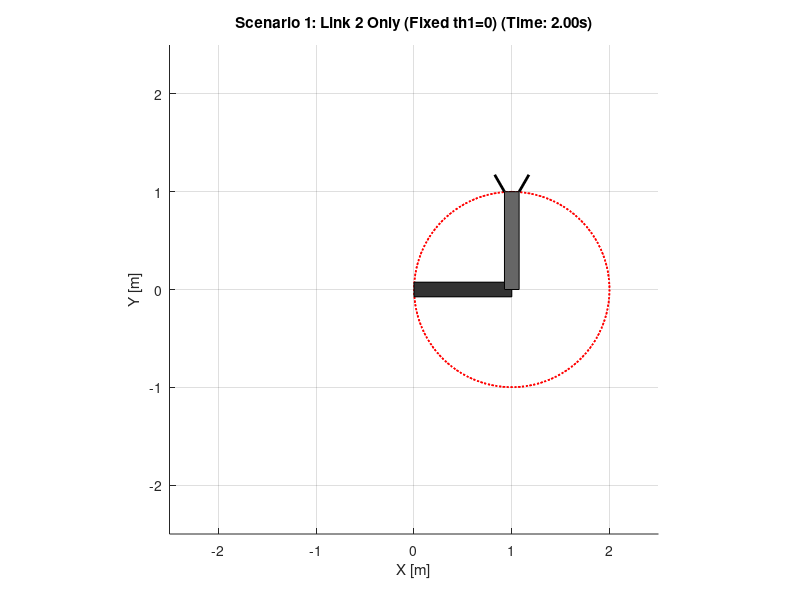
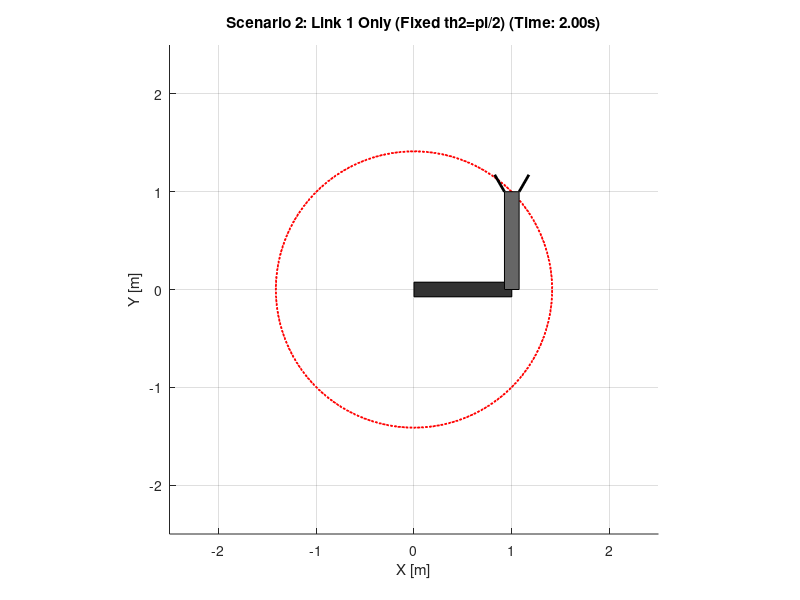
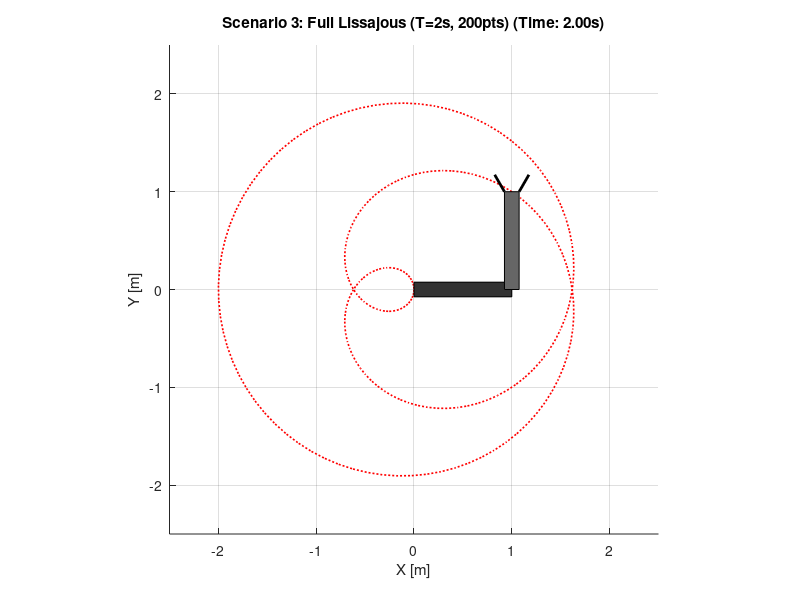
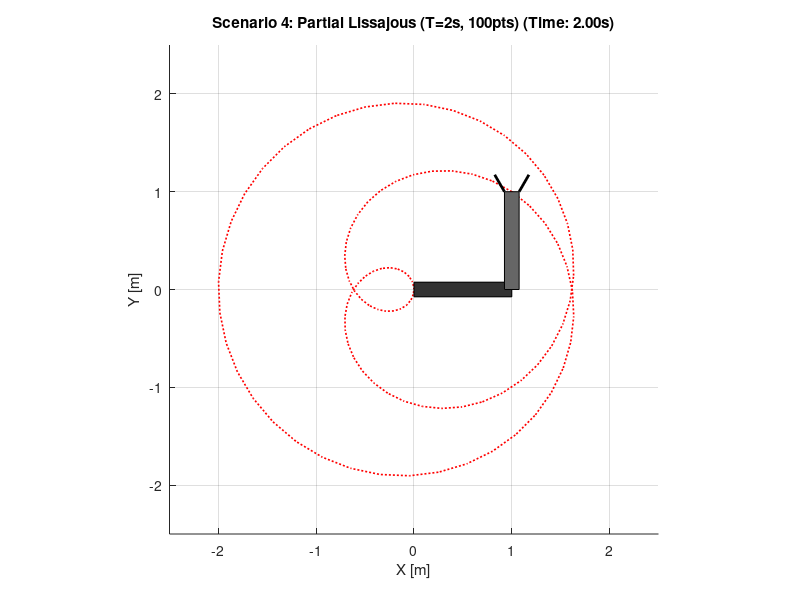

MATLAB code to generate these figures, in order:
clear; clc; close all;

%% 1. 파라미터 설정
L1 = 1.0; L2 = 1.0;     % 링크 길이
W = 0.15;               % 링크 두께
GripSize = 0.2;         % 집게발 크기

% 시간 벡터 설정
t2 = linspace(0, 2, 200); % 시나리오 3용 (2초, 200샘플)
t1 = linspace(0, 2, 100); % 시나리오 1, 2, 4용 (2초, 100샘플)


% 초기 자세 조건: theta1 = 0, theta2 = pi/2
scenarios = { 
    % 시나리오 1: Link 1은 0으로 고정, Link 2만 pi/2에서 시작하여 회전
    'Scenario 1: Link 2 Only (Fixed th1=0)', repmat(0, 1, 100), 2*pi*t1 + pi/2, t1;
    
    % 시나리오 2: Link 2는 pi/2로 고정, Link 1만 0에서 시작하여 회전
    'Scenario 2: Link 1 Only (Fixed th2=pi/2)', 2*pi*t1, repmat(pi/2, 1, 100), t1;
    
    % 시나리오 3: 200pts 리사주 패턴 (2초) - 시작점 theta1=0, theta2=pi/2
    'Scenario 3: Full Lissajous (T=2s, 200pts)', 2*pi*1*t2, 2*pi*0.5*t2 + pi/2, t2;
    
    % 시나리오 4: 100pts 리사주 패턴 (2초) - 시작점 theta1=0, theta2=pi/2
    'Scenario 4: Partial Lissajous (T=2s, 100pts)', 2*pi*1*t1, 2*pi*0.5*t1 + pi/2, t1 
    
    
};

%% 2. 시뮬레이션 실행
for s = 1:4
    current_title = scenarios{s, 1};
    th1_array = scenarios{s, 2};
    th2_array = scenarios{s, 3};
    t_array = scenarios{s, 4};
    N = length(t_array);
    
    figure('Name', current_title, 'Color', 'w', 'Position', [100 100 800 800]);
    hold on; grid on; axis equal;
    xlim([-2.5 2.5]); ylim([-2.5 2.5]);
    xlabel('X [m]'); ylabel('Y [m]');
    
    h_traj = plot(0, 0, 'r:', 'LineWidth', 1.2); % 궤적 선
    h_link1 = patch(0, 0, [0.2 0.2 0.2], 'EdgeColor', 'k');
    h_link2 = patch(0, 0, [0.4 0.4 0.4], 'EdgeColor', 'k');
    h_grip1 = plot([0 0], [0 0], 'k', 'LineWidth', 2);
    h_grip2 = plot([0 0], [0 0], 'k', 'LineWidth', 2);
    
    traj_x = []; traj_y = [];
    
    for i = 1:N
        th1 = th1_array(i);
        th2 = th2_array(i);
        th12 = th1 + th2; % 절대각 계산
        
        % 정기구학 좌표 계산
        x1 = L1 * cos(th1); y1 = L1 * sin(th1);
        x2 = x1 + L2 * cos(th12); y2 = y1 + L2 * sin(th12);
        
        % 궤적 업데이트
        traj_x = [traj_x, x2]; traj_y = [traj_y, y2];
        set(h_traj, 'XData', traj_x, 'YData', traj_y);
        
        % 링크 1 그리기
        R1 = [cos(th1) -sin(th1); sin(th1) cos(th1)];
        pts1 = R1 * [0, L1, L1, 0; W/2, W/2, -W/2, -W/2];
        set(h_link1, 'XData', pts1(1,:), 'YData', pts1(2,:));
        
        % 링크 2 그리기
        R2 = [cos(th12) -sin(th12); sin(th12) cos(th12)];
        pts2 = R2 * [0, L2, L2, 0; W/2, W/2, -W/2, -W/2];
        set(h_link2, 'XData', pts2(1,:) + x1, 'YData', pts2(2,:) + y1);
        
        % 집게발(Gripper) 그리기
        g1 = R2 * [L2, L2 + GripSize*cos(pi/6); W/2, W/2 + GripSize*sin(pi/6)];
        g2 = R2 * [L2, L2 + GripSize*cos(-pi/6); -W/2, -W/2 + GripSize*sin(-pi/6)];
        set(h_grip1, 'XData', g1(1,:) + x1, 'YData', g1(2,:) + y1);
        set(h_grip2, 'XData', g2(1,:) + x1, 'YData', g2(2,:) + y1);
        
        title([current_title, sprintf(' (Time: %.2fs)', t_array(i))]);
        drawnow;
        pause(0.01);
    end
end
